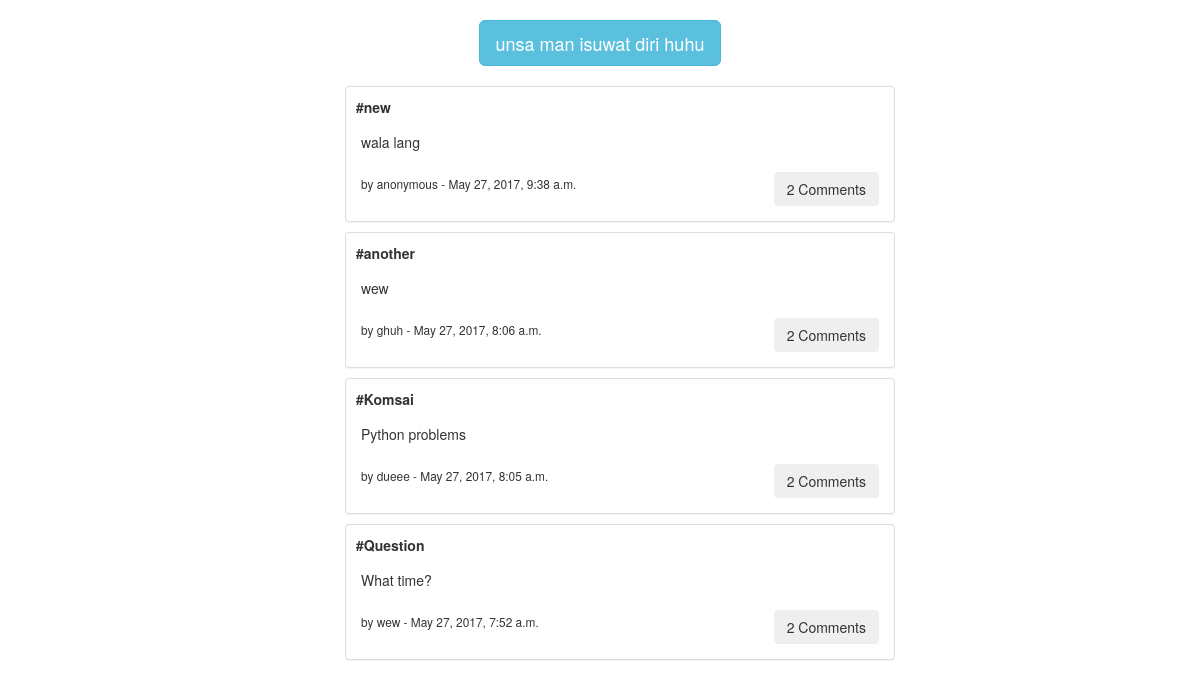
The app's page /, older data.
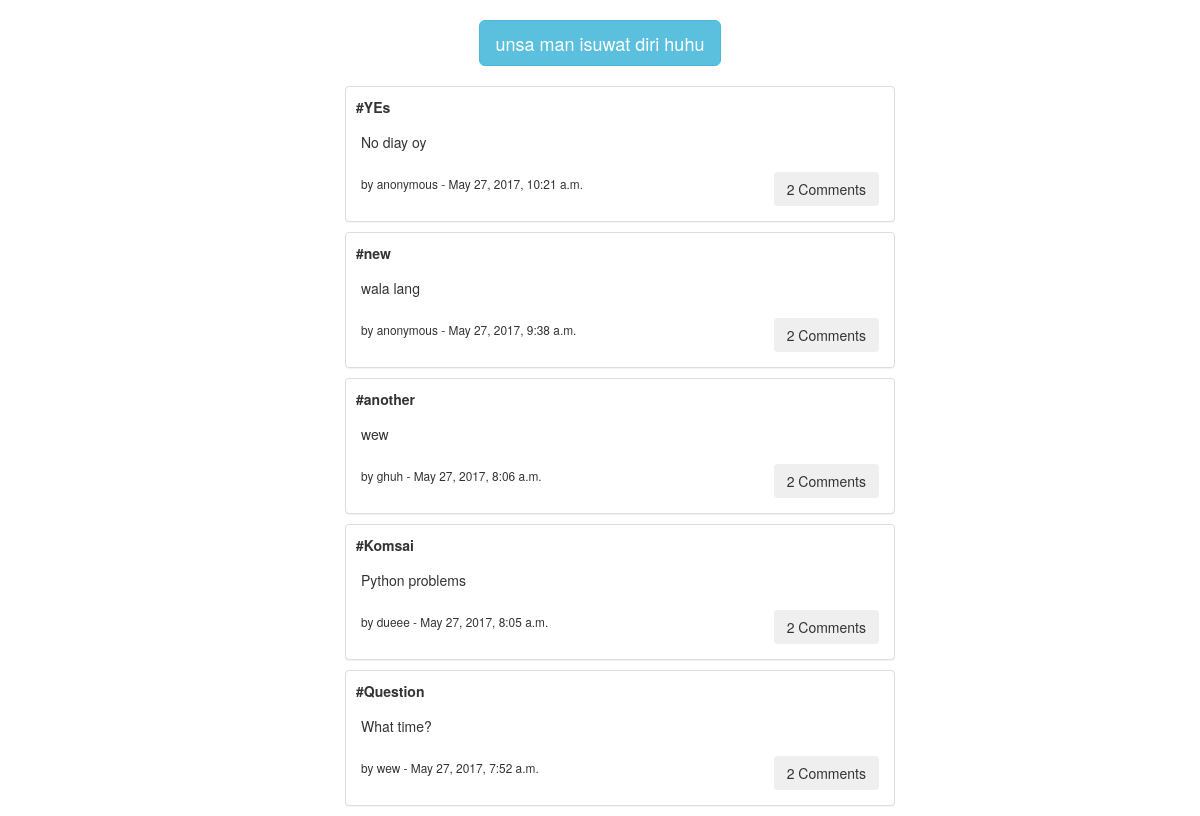
The same page, newer data.
### forum/models.py (models this page shows, shortened)
class Forum(models.Model):
	user = models.CharField(max_length=25, default="anonymous")
	title = models.CharField(max_length=30)
	content = models.CharField(max_length=250)
	image = models.ImageField(upload_to = './storage/', null=True)
	date = models.DateTimeField(auto_now_add=True)
	approved = models.BooleanField(default=False)

### forum/views.py (the view)
# urls.py: url(r'^$', views.homepage),
def homepage(request):
	forum = Forum.objects.filter(approved=True).order_by('-date')
	comment = Comment.objects.all().order_by('-date')
	return render(request, 'home.html', {'forum': forum, 'comment': comment})

### forum/templates/home.html (shortened to what this page needs)
{% load static %}
<!DOCTYPE html>
<html>
<head>
	<link rel="stylesheet" href="https://maxcdn.bootstrapcdn.com/bootstrap/3.3.7/css/bootstrap.min.css">
	<link rel="stylesheet" type="text/css" href="{% static 'style.css' %}">
</head>
<body>
<div class="container">
	<div style="text-align: center;">
	<button type="button" class="btn btn-info btn-lg" data-toggle="modal" data-target="#myModal" style="margin: 20px;">unsa man isuwat diri huhu</button>
	</div>
	<ul>
		{% for forum in forum %}
		<li style="list-style-type:none;" style="text-align: center;">
			<div class="panel panel-default" style="margin: 0 auto; display: block; width: 50%; margin-bottom: 10px">
			<div class="title" style="margin-top: 10px">
				<span style="margin: 10px"><b>#{{forum.title}}</b></span>
			</div>
			  <div class="panel-body">
			    {{forum.content}}
			    <br><br>
			    <small style="vertical-align: bottom;">
			    by {{forum.user}} - {{forum.date}}
			    </small>
			    <button class="btn" data-toggle="collapse" href="#collapse{{forum.id}}" style="float: right;">{{comment|length}} Comments</button>
			  </div>
			</div>
		</li>
		{% endfor %}
	</ul>
	</div>
</body>
</html>

Row changes from the older to the newer data that the page shows:
now on this page (row edited): Forum: title "YEs", content "No diay oy", user "anonymous", date "May 27, 2017, 10:21 a.m.", comment "2"
